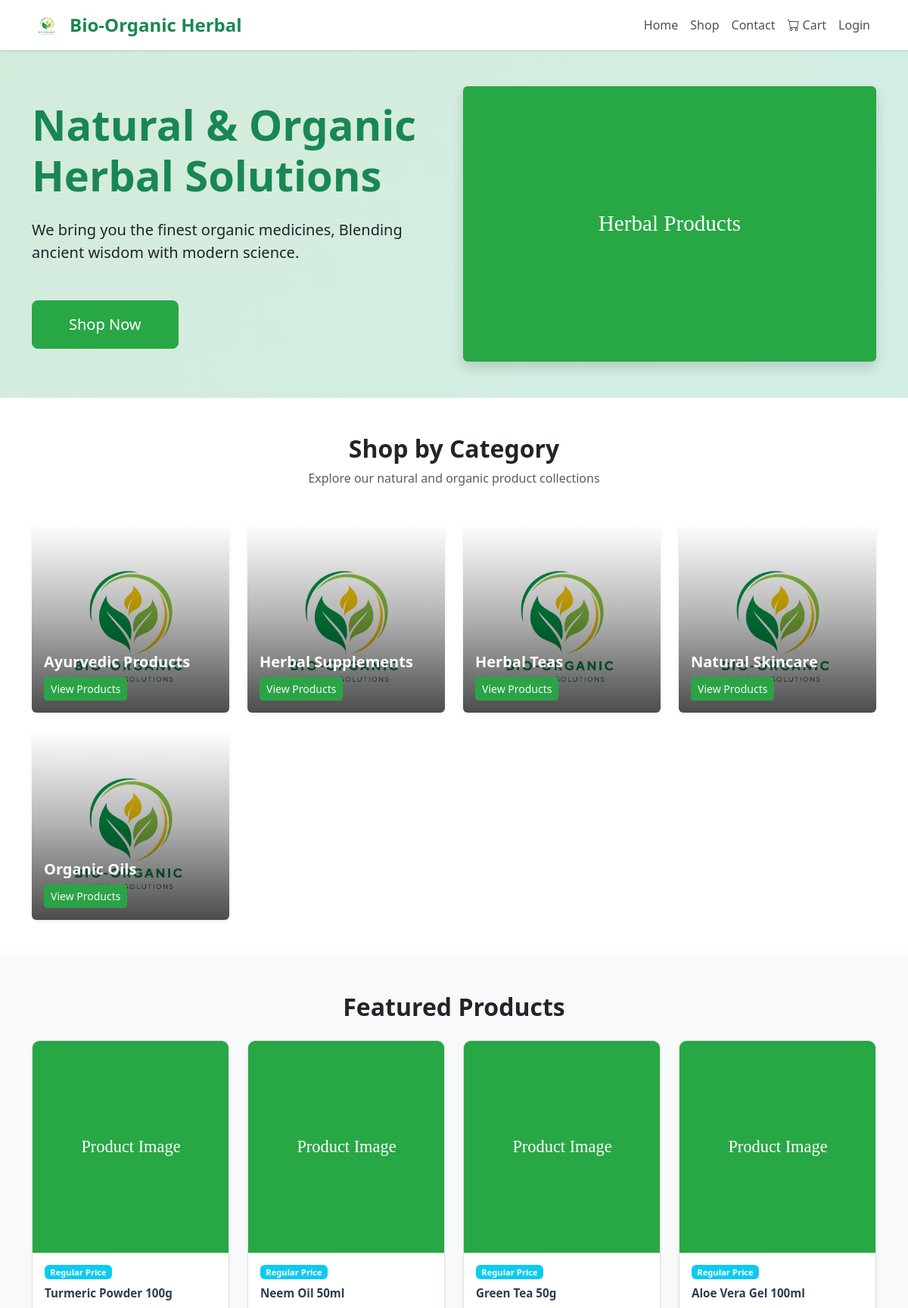
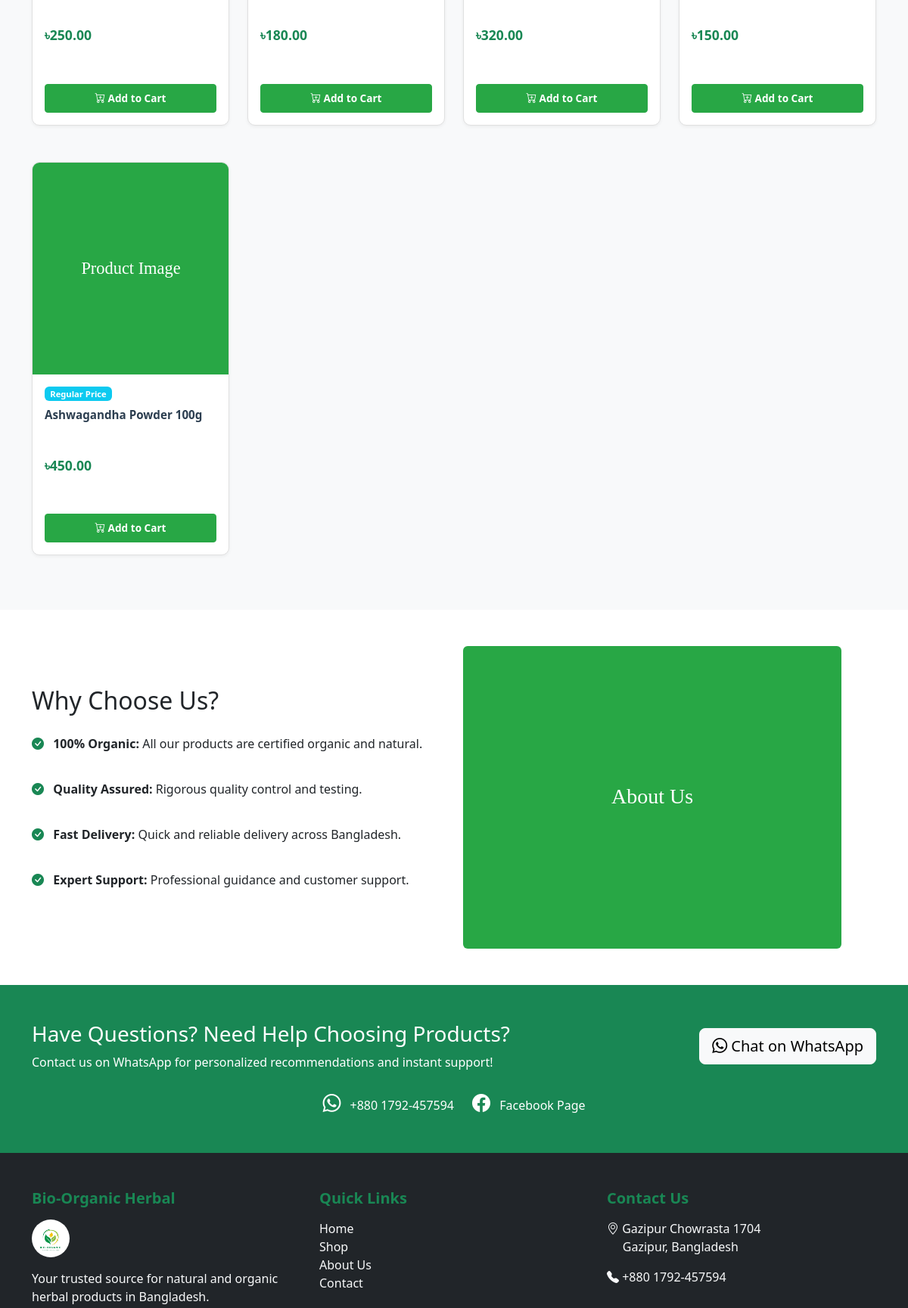
The page / (upper part) on the database its author committed (2 pictures, top to bottom).
### tables this page shows
CREATE TABLE `categories` (
  `id` int(11) NOT NULL AUTO_INCREMENT,
  `name` varchar(100) NOT NULL,
  `description` text DEFAULT NULL,
  `image` varchar(255) DEFAULT NULL,
  `created_at` timestamp NOT NULL DEFAULT current_timestamp(),
  PRIMARY KEY (`id`)
);

CREATE TABLE `products` (
  `id` int(11) NOT NULL AUTO_INCREMENT,
  `name` varchar(150) NOT NULL,
  `description` text DEFAULT NULL,
  `price` decimal(10,2) NOT NULL,
  `discount_percentage` decimal(5,2) DEFAULT 0.00,
  `stock` int(11) DEFAULT 0,
  `category_id` int(11) DEFAULT NULL,
  `sku` varchar(50) DEFAULT NULL,
  `image` varchar(255) DEFAULT NULL,
  `images` text DEFAULT NULL,
  `status` tinyint(1) DEFAULT 1,
  `created_at` timestamp NOT NULL DEFAULT current_timestamp(),
  PRIMARY KEY (`id`),
  KEY `category_id` (`category_id`),
  CONSTRAINT `products_ibfk_1` FOREIGN KEY (`category_id`) REFERENCES `categories` (`id`) ON DELETE SET NULL
);

### app/models/Setting.php (called while the page is built, shortened)
<?php
class Setting {
    private $conn;
    private $table = 'site_settings';
    public function __construct($db) {
        $this->conn = $db;
    }
    public function get($key) {
        $query = "SELECT setting_value FROM " . $this->table . " WHERE setting_key = :key";
        $stmt = $this->conn->prepare($query);
        $stmt->bindParam(':key', $key);
        $stmt->execute();
        $row = $stmt->fetch(PDO::FETCH_ASSOC);
        return $row ? $row['setting_value'] : null;
    }
}

### app/helpers/validation.php (called while the page is built, shortened)
<?php
function e($string) {
    return htmlspecialchars($string, ENT_QUOTES, 'UTF-8');
}
function formatPrice($price) {
    return '৳' . number_format($price, 2);
}
function hasDiscount($discount_percentage) {
    return $discount_percentage !== null && floatval($discount_percentage) > 0;
}
?>

### app/models/Category.php (called while the page is built, shortened)
<?php
class Category {
    private $conn;
    private $table_name = "categories";
    public function __construct($db) {
        $this->conn = $db;
    }
    public function getAll() {
        $query = "SELECT * FROM " . $this->table_name . "
                  ORDER BY name ASC";
        $stmt = $this->conn->prepare($query);
        $stmt->execute();
        return $stmt->fetchAll(PDO::FETCH_ASSOC);
    }
}
?>

### app/models/Product.php (called while the page is built, shortened)
<?php
class Product {
    private $conn;
    private $table_name = "products";
    public function __construct($db) {
        $this->conn = $db;
    }
    public function getAll($limit = null, $offset = 0, $active_only = true) {
        $query = "SELECT p.*, c.name as category_name
                  FROM " . $this->table_name . " p
                  LEFT JOIN categories c ON p.category_id = c.id";
        if ($active_only) {
            $query .= " WHERE p.status = 1";
        }
        $query .= " ORDER BY p.created_at DESC";
        if ($limit) {
            $query .= " LIMIT :limit OFFSET :offset";
        }
        $stmt = $this->conn->prepare($query);
        if ($limit) {
            $stmt->bindParam(":limit", $limit, PDO::PARAM_INT);
            $stmt->bindParam(":offset", $offset, PDO::PARAM_INT);
        }
        $stmt->execute();
        return $stmt->fetchAll(PDO::FETCH_ASSOC);
    }
}
?>

### app/helpers/image_helper.php (called while the page is built, shortened)
<?php
function getProductPrimaryImage($product) {
    return BASE_URL . '/public/assets/images/placeholder-product.svg';
}
?>

### public/index.php (the view, shortened to what this page needs)
<?php
require_once '../app/helpers/validation.php';
require_once '../app/helpers/image_helper.php';
require_once '../app/models/Product.php';
require_once '../app/models/Category.php';
require_once '../app/models/Setting.php';
$database = new Database();
$db = $database->getConnection();
$productModel = new Product($db);
$categoryModel = new Category($db);
$settingModel = new Setting($db);
$featured_products = $productModel->getAll(8);
$categories = $categoryModel->getAll();
$_banner_raw = $settingModel->get('home_banner_image');
$home_banner_image = $_banner_raw ? BASE_URL . '/public/' . $_banner_raw : BASE_URL . '/public/assets/images/hero-image.jpg';
$_about_raw = $settingModel->get('about_us_image');
$about_us_image = $_about_raw ? BASE_URL . '/public/' . $_about_raw : BASE_URL . '/public/assets/images/about-image.jpg';
$fallback_category_logo = BASE_URL . '/public/assets/images/bio.jpg';
include 'includes/header.php';
?>
<section class="hero-section bg-success bg-opacity-10 py-5">
    <div class="container">
        <div class="row align-items-center g-4">
            <div class="col-lg-6 mb-4 mb-lg-0">
                <h1 class="display-4 fw-bold text-success mb-4">Natural & Organic Herbal Solutions</h1>
                <p class="lead mb-5">We bring you the finest organic medicines,
Blending ancient wisdom with modern science.</p>
                <a href="<?= BASE_URL ?>/public/shop.php" class="btn btn-success btn-lg px-5 py-3">Shop Now</a>
            </div>
            <div class="col-lg-6">
                <img src="<?php echo e($home_banner_image); ?>" alt="Herbal Products" class="img-fluid rounded shadow" onerror="this.src='<?= BASE_URL ?>/public/assets/images/placeholder-hero.svg'">
            </div>
        </div>
    </div>
</section>
<section class="categories-section py-5">
    <div class="container">
        <div class="text-center mb-5">
            <h2 class="fw-bold">Shop by Category</h2>
            <p class="text-muted">Explore our natural and organic product collections</p>
        </div>
        <div class="row g-4">
            <?php foreach ($categories as $category): ?>
            <div class="col-md-6 col-lg-3">
                <?php
                $categoryImage = !empty($category['image']) ? BASE_URL . '/public/' . $category['image'] : $fallback_category_logo;
                ?>
                <a href="<?= BASE_URL ?>/public/shop.php?category=<?php echo $category['id']; ?>"
                   class="text-decoration-none">
                    <div class="category-tile position-relative overflow-hidden rounded shadow-sm"
                         style="height: 250px;">
                        <img src="<?php echo e($categoryImage); ?>"
                             alt="<?php echo e($category['name']); ?>"
                             class="w-100 h-100 object-fit-cover">
                        <div class="position-absolute top-0 start-0 w-100 h-100"
                             style="background: linear-gradient(to bottom, transparent 0%, rgba(0,0,0,0.3) 50%, rgba(0,0,0,0.7) 100%); z-index: 1;"></div>
                        <div class="position-absolute bottom-0 start-0 w-100 p-3" style="z-index: 2;">
                            <h5 class="fw-bold mb-2 text-white"><?php echo e($category['name']); ?></h5>
                            <span class="btn btn-success btn-sm">View Products</span>
                        </div>
                    </div>
                </a>
            </div>
            <?php endforeach; ?>
        </div>
    </div>
</section>
<section class="products-section py-5 bg-light">
    <div class="container">
        <h2 class="text-center mb-4 fw-bold">Featured Products</h2>
        <div class="row g-4">
            <?php foreach ($featured_products as $product): ?>
            <div class="col-6 col-md-6 col-lg-3">
                <a href="<?= BASE_URL ?>/public/product.php?id=<?php echo $product['id']; ?>" class="text-decoration-none text-dark">
                    <div class="card h-100 product-card d-flex flex-column" style="cursor: pointer;">
                        <div class="product-image-container">
                            <img src="<?php echo e(getProductPrimaryImage($product)); ?>"
                                 class="product-image"
                                 alt="<?php echo e($product['name']); ?>"
                                 onerror="this.src='<?= BASE_URL ?>/public/assets/images/placeholder-product.svg'">
                        </div>
                        <div class="card-body p-2 p-md-3 flex-grow-1">
                            <div class="mb-2 d-flex flex-wrap gap-1">
                                <?php if (hasDiscount($product['discount_percentage'])): ?>
                                    <span class="badge bg-danger small"><?php echo number_format($product['discount_percentage'], 0); ?>% OFF</span>
                                <?php else: ?>
                                    <span class="badge bg-info small">Regular Price</span>
                                <?php endif; ?>
                            </div>
                            <h6 class="card-title small mb-2"><?php echo e($product['name']); ?></h6>
                            <div class="mb-2" style="min-height: 48px; display: flex; flex-direction: column; justify-content: center;">
                                <?php if (hasDiscount($product['discount_percentage'])): ?>
                                    <p class="text-muted text-decoration-line-through small mb-1"><?php echo formatPrice($product['price']); ?></p>
                                    <p class="text-success fw-bold mb-0"><?php echo formatPrice(calculateDiscountedPrice($product['price'], $product['discount_percentage'])); ?></p>
                                <?php else: ?>
                                    <p class="text-success fw-bold mb-0"><?php echo formatPrice($product['price']); ?></p>
                                <?php endif; ?>
                            </div>
                        </div>
                        <div class="card-footer bg-transparent border-0 p-2 p-md-3 mt-auto">
                            <button class="btn btn-sm btn-success w-100 add-to-cart" data-id="<?php echo $product['id']; ?>" onclick="event.preventDefault(); event.stopPropagation();">
                                <i class="bi bi-cart-plus"></i> <span class="d-none d-md-inline">Add to Cart</span><span class="d-inline d-md-none">Add</span>
                            </button>
                        </div>
                    </div>
                </a>
            </div>
            <?php endforeach; ?>
        </div>
    </div>
</section>
<section class="about-section py-5">
    <div class="container">
        <div class="row align-items-center">
            <div class="col-lg-6 mb-4 mb-lg-0">
                <h2 class="mb-3">Why Choose Us?</h2>
                <div class="feature-item mb-3">
                    <i class="bi bi-check-circle-fill text-success me-2"></i>
                    <strong>100% Organic:</strong> All our products are certified organic and natural.
                </div>
                <div class="feature-item mb-3">
                    <i class="bi bi-check-circle-fill text-success me-2"></i>
                    <strong>Quality Assured:</strong> Rigorous quality control and testing.
                </div>
                <div class="feature-item mb-3">
                    <i class="bi bi-check-circle-fill text-success me-2"></i>
                    <strong>Fast Delivery:</strong> Quick and reliable delivery across Bangladesh.
                </div>
                <div class="feature-item mb-3">
                    <i class="bi bi-check-circle-fill text-success me-2"></i>
                    <strong>Expert Support:</strong> Professional guidance and customer support.
                </div>
            </div>
            <div class="col-lg-6">
                <img src="<?php echo e($about_us_image); ?>" alt="About Us" class="img-fluid rounded" onerror="this.src='<?= BASE_URL ?>/public/assets/images/placeholder-about.svg'">
            </div>
        </div>
    </div>
</section>
<section class="py-5 bg-success text-white">
    <div class="container">
        <div class="row align-items-center">
            <div class="col-lg-8 text-center text-lg-start mb-3 mb-lg-0">
                <h3 class="mb-2">Have Questions? Need Help Choosing Products?</h3>
                <p class="mb-0">Contact us on WhatsApp for personalized recommendations and instant support!</p>
            </div>
            <div class="col-lg-4 text-center text-lg-end">
                <a href="https://wa.me/8801792457594?text=Hello%2C%20I%27m%20interested%20in%20your%20herbal%20products"
                   target="_blank"
                   class="btn btn-light btn-lg">
                    <i class="bi bi-whatsapp"></i> Chat on WhatsApp
                </a>
            </div>
        </div>
        <div class="row mt-4">
            <div class="col-12 text-center">
                <div class="d-flex justify-content-center gap-4 flex-wrap">
                    <div>
                        <i class="bi bi-whatsapp fs-4"></i>
                        <span class="ms-2">+880 1792-457594</span>
                    </div>
                    <div>
                        <i class="bi bi-facebook fs-4"></i>
                        <a href="https://www.facebook.com/Bio.Organic.Herbal.Solutions" target="_blank" class="text-white text-decoration-none ms-2">
                            Facebook Page
                        </a>
                    </div>
                </div>
            </div>
        </div>
    </div>
</section>
<?php include 'includes/footer.php'; ?>

### public/assets/css/style.css (style rules this page uses)
:root { --primary-color: #28a745; --secondary-color: #20c997; --dark-color: #343a40; --light-color: #f8f9fa; }
html { height: 100%; }
body { font-family: 'Segoe UI', Tahoma, Geneva, Verdana, sans-serif; min-height: 100vh; display: flex; flex-direction: column; }
.hero-section { background: linear-gradient(135deg, rgba(40, 167, 69, 0.1) 0%, rgba(32, 201, 151, 0.1) 100%); }
.product-card { transition: all 0.3s ease; border: 1px solid #e0e0e0; border-radius: 8px; overflow: hidden; background: #ffffff; display: flex; flex-direction: column; height: 100%; box-shadow: 0 2px 4px rgba(0,0,0,0.05); }
.product-image-container { width: 100%; height: 280px; overflow: hidden; background: #f8f9fa; display: flex; align-items: center; justify-content: center; position: relative; flex-shrink: 0; padding: 0; }
.product-image { width: 100%; height: 100%; object-fit: cover; object-position: center; transition: transform 0.3s ease; }
.product-card .card-body { flex: 1; display: flex; flex-direction: column; padding: 1rem; }
.product-card .card-title { font-size: 0.95rem; font-weight: 600; color: #2c3e50; margin-bottom: 0.5rem; line-height: 1.4; min-height: 2.8rem; display: -webkit-box; -webkit-line-clamp: 2; -webkit-box-orient: vertical; overflow: hidden; }
.product-card .card-body > div:has(.text-success) { margin-top: auto; }
.product-card .card-footer { background: transparent; border-top: 1px solid #e0e0e0; padding: 0.75rem 1rem; margin-top: auto; }
.product-card .badge { font-size: 0.7rem; font-weight: 600; padding: 0.35em 0.65em; }
.product-card .text-success { font-size: 1.1rem; font-weight: 700; color: var(--primary-color); }
.product-card .btn { font-size: 0.85rem; font-weight: 600; padding: 0.5rem 1rem; transition: all 0.3s ease; }
.category-tile { transition: all 0.3s ease; cursor: pointer; overflow: hidden; }
.category-tile img { transition: transform 0.5s ease; }
.category-tile .btn { transition: all 0.3s ease; opacity: 0.95; }
.btn-success { background-color: var(--primary-color); border-color: var(--primary-color); }
a:has(.product-card) { text-decoration: none; display: block; height: 100%; }
.products-section .row > [class*="col-"], .col-lg-9 .row > [class*="col-"] { display: flex; margin-bottom: 1.5rem; }
.products-section .row > [class*="col-"] > a, .col-lg-9 .row > [class*="col-"] > a { width: 100%; display: flex; }
.card { border-radius: 10px; overflow: hidden; }
.feature-item { padding: 10px 0; }
.badge { padding: 0.5em 0.8em; font-weight: 500; }
@media (min-width: 992px) { .product-image-container { height: 280px; } }

### rows shown on the page
categories: name "Ayurvedic Products"
categories: name "Herbal Supplements"
categories: name "Herbal Teas"
categories: name "Natural Skincare"
categories: name "Organic Oils"
products: discount_percentage "Regular Price", name "Turmeric Powder 100g", price "৳250.00"
products: discount_percentage "Regular Price", name "Neem Oil 50ml", price "৳180.00"
products: discount_percentage "Regular Price", name "Green Tea 50g", price "৳320.00"
products: discount_percentage "Regular Price", name "Aloe Vera Gel 100ml", price "৳150.00"
products: discount_percentage "Regular Price", name "Ashwagandha Powder 100g", price "৳450.00"
